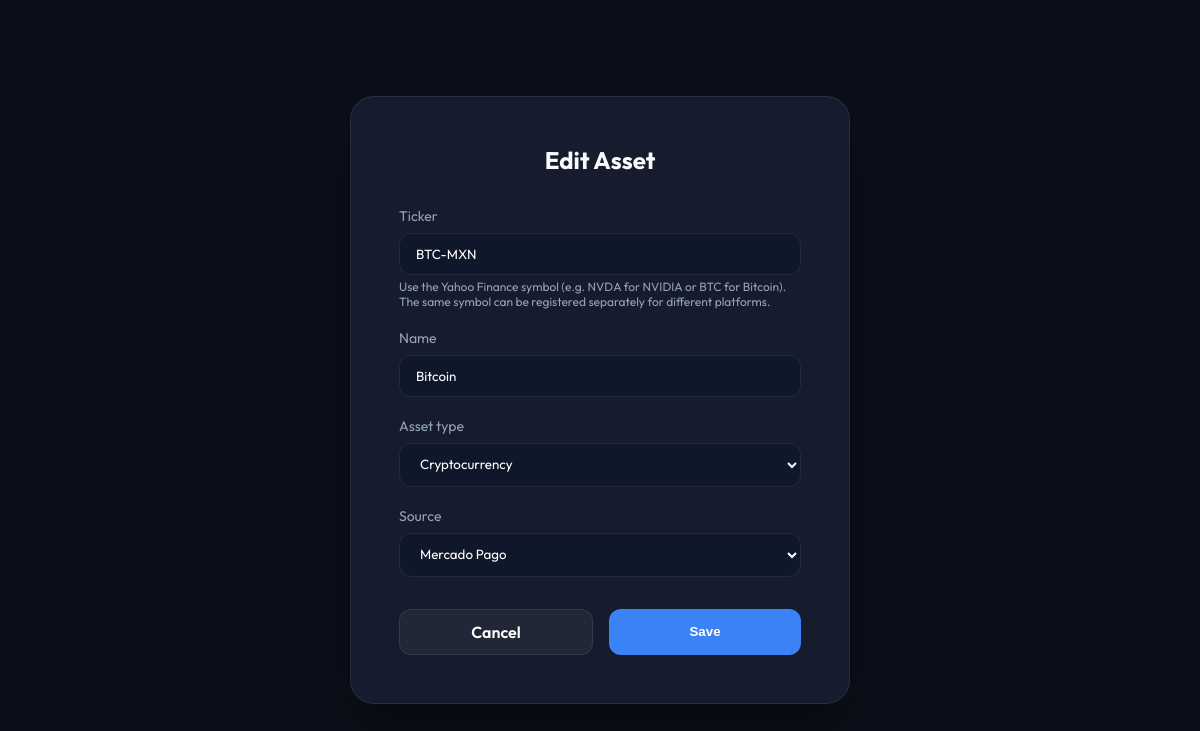
The app's page /assets/1/edit/ (signed in) with its own data.
### main/models.py (models this page shows, shortened)
class Asset(models.Model):
    ASSET_TYPES = [
        ('STOCK', 'Stock'),
        ('CRYPTO', 'Cryptocurrency'),
        ('FIAT', 'Fiat Currency'),
        ('ETF', 'ETF'),
        ('BOND', 'Bond'),
        ('SAVINGS', 'Savings / Yield account'),
    ]
    SOURCE_CHOICES = [
        ('GBM', 'GBM'),
        ('BITSO', 'Bitso'),
        ('NU', 'Nu'),
        ('MERCADO_PAGO', 'Mercado Pago'),
        ('OTHER', 'Other'),
    ]
    user = models.ForeignKey(User, on_delete=models.CASCADE, related_name='assets')
    ticker = models.CharField(
        max_length=20,
        help_text='Yahoo Finance symbol, e.g. NVDA or BTC.',
    )
    name = models.CharField(max_length=100)
    asset_type = models.CharField(max_length=20, choices=ASSET_TYPES)
    source = models.CharField(max_length=20, choices=SOURCE_CHOICES, default='OTHER')
    latest_quantity = models.DecimalField(max_digits=20, decimal_places=10, default=0.0)
    annual_yield_rate = models.DecimalField(
        max_digits=5,
        decimal_places=2,
        default=0,
        help_text='Annual simple interest rate, as a percentage.',
    )
    class Meta:
        constraints = [
            models.UniqueConstraint(
                fields=['user', 'source', 'ticker'],
                name='unique_asset_ticker_per_source',
            ),
        ]

### main/views.py (the view)
# urls.py: path('assets/<int:asset_id>/edit/', edit_asset, name='edit_asset'),
@login_required
def edit_asset(request, asset_id):
    asset = get_object_or_404(Asset, pk=asset_id, user=request.user)
    if request.method == 'POST':
        previous_rate = asset.annual_yield_rate
        form = AssetForm(request.POST, instance=asset, user=request.user)
        if form.is_valid():
            asset = form.save()
            if asset.asset_type == 'SAVINGS' and asset.annual_yield_rate != previous_rate:
                SavingsRateChange.objects.update_or_create(
                    asset=asset,
                    effective_date=timezone.localdate(),
                    defaults={'annual_yield_rate': asset.annual_yield_rate},
                )
            messages.success(request, 'Asset updated!')
            return redirect('dashboard')
    else:
        form = AssetForm(instance=asset, user=request.user)
    return render(request, 'main/form_page.html', {'form': form, 'title': 'Edit Asset'})

### main/forms.py (shortened to what this page needs)
class AssetForm(forms.ModelForm):
    class Meta:
        model = Asset
        fields = ['ticker', 'name', 'asset_type', 'source', 'annual_yield_rate']
        labels = {
            'annual_yield_rate': 'Annual yield rate (%)',
        }
        help_texts = {
            'ticker': (
                'Use the Yahoo Finance symbol (e.g. NVDA for NVIDIA or BTC for Bitcoin). '
                'The same symbol can be registered separately for different platforms.'
            ),
            'annual_yield_rate': 'Simple annual rate; update it to match the rate currently offered.',
        }
    def __init__(self, *args, **kwargs):
        self.user = kwargs.pop('user', None)
        super().__init__(*args, **kwargs)
        self.fields['annual_yield_rate'].required = False
        source = self.data.get('source') if self.is_bound else self.initial.get('source')
        self.fields['annual_yield_rate'].widget.attrs.update({
            'min': '0',
            'max': '100',
            'step': '0.01',
        })

### main/templates/main/form_page.html (shortened to what this page needs)
<!DOCTYPE html>
<html lang="en">
<head>
</head>
<body>
    <div class="form-card">
        <h2>{{ title }}</h2>
        <form method="post">
            {% for field in form %}
            <div class="form-group" {% if field.name == 'annual_yield_rate' %}id="yield-rate-group"{% endif %}>
                <label for="{{ field.id_for_label }}">{{ field.label }}</label>
                {{ field }}
                {% if field.help_text %}
                <div style="color: var(--text-secondary); font-size: 0.75rem; margin-top: 0.2rem;">{{ field.help_text }}</div>
                {% endif %}
            </div>
            {% endfor %}
            <div class="btn-row">
                <a href="{% url 'dashboard' %}" class="btn btn-secondary">Cancel</a>
                <button type="submit" class="btn btn-primary">Save</button>
            </div>
        </form>
    </div>
</body>
</html>

### main/templates/main/form_page.html (style rules this page uses)
:root { --bg-color: #0b0f19; --card-bg: #161c2d; --text-primary: #f8fafc; --text-secondary: #94a3b8; --accent: #3b82f6; --card-border: rgba(255, 255, 255, 0.08); }
* { margin: 0; padding: 0; box-sizing: border-box; }
body { font-family: 'Outfit', sans-serif; background-color: var(--bg-color); color: var(--text-primary); display: flex; align-items: center; justify-content: center; min-height: 100vh; padding: 1rem; }
.form-card { background: var(--card-bg); border: 1px solid var(--card-border); border-radius: 1.5rem; padding: 3rem; width: 100%; max-width: 500px; box-shadow: 0 25px 50px -12px rgba(0, 0, 0, 0.5); }
h2 { margin-bottom: 2rem; font-weight: 700; text-align: center; }
.form-group { margin-bottom: 1.25rem; }
label { display: block; margin-bottom: 0.5rem; font-size: 0.875rem; color: var(--text-secondary); }
input, select { width: 100%; padding: 0.75rem 1rem; background: #0f172a; border: 1px solid var(--card-border); border-radius: 0.75rem; color: white; font-family: inherit; }
.btn-row { display: flex; gap: 1rem; margin-top: 2rem; }
.btn { flex: 1; padding: 0.75rem; border-radius: 0.75rem; font-weight: 600; cursor: pointer; text-align: center; text-decoration: none; transition: all 0.2s; }
.btn-primary { background: var(--accent); color: white; border: none; }
.btn-secondary { background: rgba(255,255,255,0.05); color: white; border: 1px solid var(--card-border); }

### records on screen
Asset: form "BTC-MXN" "Bitcoin" "Cryptocurrency" "Mercado Pago"

### other values on screen
{{ title }} "Edit Asset"
{{ field.label }} "Ticker" "Name" "Asset type" "Source"
{{ field.help_text }} "Use the Yahoo Finance symbol (e.g. NVDA for NVIDIA or BTC for Bitcoin). The same symbol can be registered separately for different platforms."
